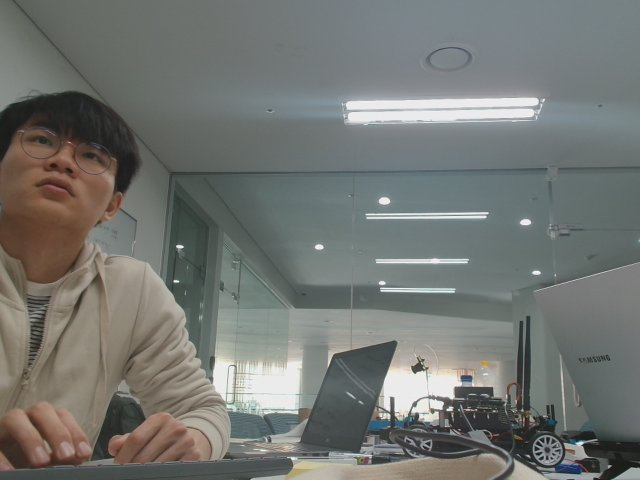
#> input picture nvcamtest_20688_s00_00000.jpg, 640 x 480 px, given in place of x-raw, format=(string)BGR ! appsink drop=1, which was not available
$ python hy.py
#> lines starting #> are read from the running program, lines starting #| are printed output that depends on the picture; after the words box and inside, x2 and y2 are one past the last pixel; in counts of white or black regions, pixels touching at a corner belong together; pictures that were not available may be replaced by others from this repository, and a replacement may not be noted
# List attached devices
#$ v4l2-ctl --list-devices

import cv2
import numpy as numpy

def gstreamer_pipeline(
    sensor_id=0,
    capture_width=1920,
    capture_height=1080,
    display_width=960,
    display_height=540,
    framerate=30,
    flip_method=0,
):
    return (
        "nvarguscamerasrc sensor-id=%d ! "
        "video/x-raw(memory:NVMM), width=(int)%d, height=(int)%d, framerate=(fraction)%d/1 ! "
        "nvvidconv  flip-method=%d ! "
        "video/x-raw, width=(int)%d, height=(int)%d, format=(string)BGRx ! "
        "videoconvert ! "
        "video/x-raw, format=(string)BGR ! appsink drop=1"
         % (
            sensor_id,
            capture_width,
            capture_height,
            framerate,
            flip_method,
            display_width,
            display_height,
        )
    )

def main():
    window_title = "JS CSI Camera"

     # To flip the image, modify the flip_method parameter (0 and 2 are the most common)
    print(gstreamer_pipeline(flip_method=0))
    video_capture = cv2.VideoCapture(gstreamer_pipeline(flip_method=0), cv2.CAP_GSTREAMER)
    if video_capture.isOpened():
        try:
            window_handle = cv2.namedWindow(window_title, cv2.WINDOW_AUTOSIZE)
            while True:
                ret_val, frame = video_capture.read()
#> frame is the input picture: shape (480, 640, 3); mean B, G, R 114, 117.6, 115
                # Check to see if the user closed the window
                # Under GTK+ (Jetson Default), WND_PROP_VISIBLE does not work correctly. Under Qt it does
                # GTK - Substitute WND_PROP_AUTOSIZE to detect if window has been closed by user
                if cv2.getWindowProperty(window_title, cv2.WND_PROP_AUTOSIZE) >= 0:
                    cv2.imshow(window_title, frame)

                    #import crop image
                    crop_img = frame[250:1920, 0:1080] #cut half
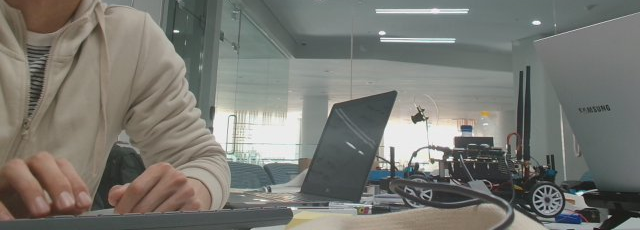
#> crop_img: shape (230, 640, 3); mean B, G, R 113.8, 120, 120

                    #change color
                    gray = cv2.cvtColor(crop_img, cv2.COLOR_BGR2GRAY)
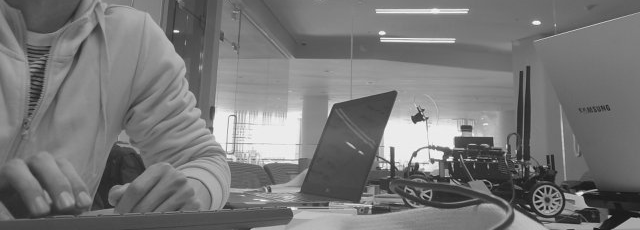
#> gray: shape (230, 640); min 16, max 252, mean 119.3

                    #blur effect
                    blur = cv2.GaussianBlur(gray, (5,5), 0)
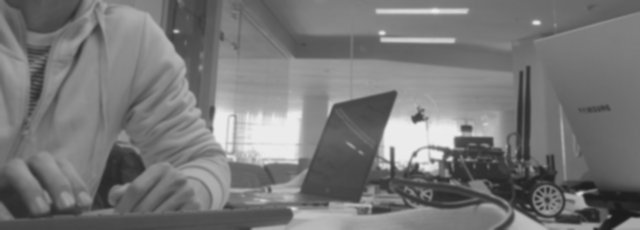
#> blur: shape (230, 640); min 28, max 236, mean 119.3
                    #cv2.imshow('copy+gray+blur', blur)

                    #change value for better contrast
                    ret, thresh1 = cv2.threshold(blur, 100, 255, cv2.THRESH_BINARY_INV)
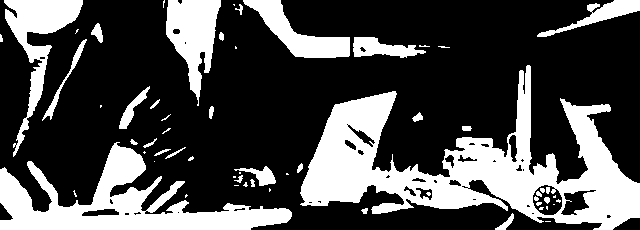
#> thresh1: shape (230, 640); 29.6% white; 60 white regions (30 under 20 px), largest, box (x1, y1, x2, y2) and area: (300, 65, 640, 230) 20804, (0, 142, 292, 230) 9752, (4, 0, 83, 157) 3415
                    #cv2.imshow('thresh1', thresh1)

                    mask = cv2.erode(thresh1, None, iterations=2)
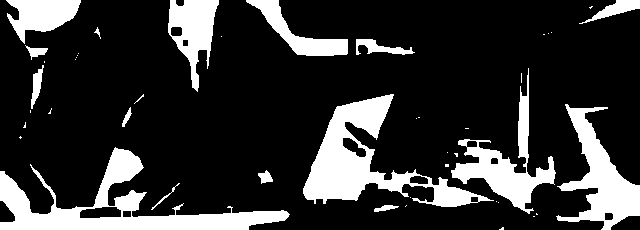
#> mask: shape (230, 640); 19.9% white; 45 white regions (29 under 20 px), largest, box (x1, y1, x2, y2) and area: (0, 147, 290, 230) 7067, (303, 94, 494, 207) 6603, (556, 104, 640, 230) 4100
                    mask = cv2.dilate(mask, None, iterations=2)
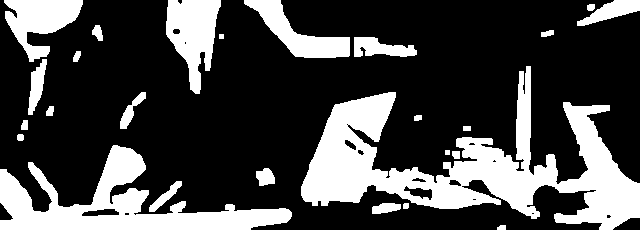
#> mask: shape (230, 640); 27.8% white; 26 white regions
                    cv2.imshow('mask', mask)

                    contours, hierachy = cv2.findContours(mask.copy(), 1, cv2.CHAIN_APPROX_NONE)
#> contours = 41 contours, 10 with area under 20; largest, box (x1, y1, x2, y2) and area: (301, 66, 640, 230) 19130, (0, 145, 292, 230) 8860, (166, 0, 221, 94) 2963, (4, 0, 83, 62) 2449, (244, 0, 350, 58) 2181

                    if len(contours) >0:
                        # Sorting lines with area and save top 3 lines
                        sorted_contours = sorted(contours, key=cv2.contourArea, reverse=True)
#> sorted_contours has the same summary as contours
                        c1, c2, c3 = sorted_contours[:3]
#> c1 = contour of 1890 points, box (x1, y1, x2, y2) (301, 66, 640, 230), area 19130; c2 = contour of 997 points, box (x1, y1, x2, y2) (0, 145, 292, 230), area 8860; c3 = contour of 292 points, box (x1, y1, x2, y2) (166, 0, 221, 94), area 2963

                        #slope
                        point11 = c1[0][0]
#> point11 = [526, 66]
                        point12 = c1[-1][0]
#> point12 = [527, 66]
                        point21 = c2[0][0]
#> point21 = [113, 145]
                        point22 = c2[-1][0]
#> point22 = [114, 145]
                        point31 = c3[0][0]
#> point31 = [168, 0]
                        point32 = c3[-1][0]
#> point32 = [169, 0]
                        slope1 = (point12[1] - point11[1]) / (point12[0] - point11[0])
#> slope1 = 0
                        slope2 = (point22[1] - point21[1]) / (point22[0] - point21[0])
#> slope2 = 0
                        slope3 = (point32[1] - point31[1]) / (point32[0] - point31[0])
#> slope3 = 0

                        weighted_slope=(5*slope1+3*slope2+slope3)/9
#> weighted_slope = 0

                        print(weighted_slope)
#| 0.0


                else:
                    break
                keyCode = cv2.waitKey(10) & 0xFF
#> (key q is pressed here)
                # Stop the program on the ESC key or 'q'
                if keyCode == 27 or keyCode == ord('q'):
                    break
        finally:
            video_capture.release()
            cv2.destroyAllWindows()
    else:
        print("Error: Unable to open camera")

if __name__ == '__main__' :
    main()
